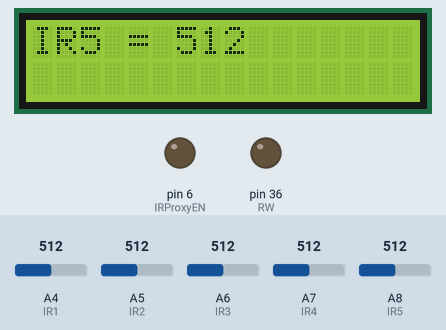
A sketch run on a simulated Arduino Mega 2560, built with avr-gcc and run on an emulated ATmega2560. Parts: 16×2 character LCD, output pins drawn as LEDs (lit = HIGH). The inputs (shaded band) are chosen by the test bench; at power-on: A4 (IR1) = 512, A5 (IR2) = 512, A6 (IR3) = 512, A7 (IR4) = 512, A8 (IR5) = 512.

Above: at 1.2 s.
1.3 s: A4 (IR1) set to 716
At 1.46 s:
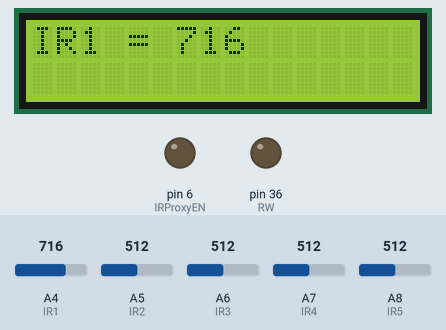
3.0 s: A5 (IR2) set to 716
At 4.25 s:
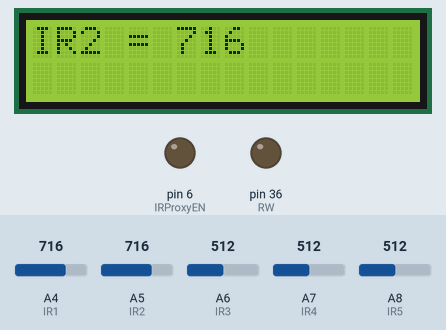
5.6 s: A6 (IR3) set to 716
At 5.77 s:
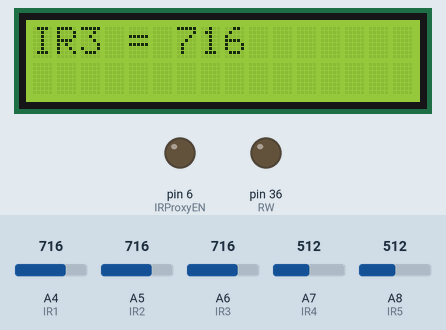
7.3 s: A7 (IR4) set to 716
At 8.56 s:
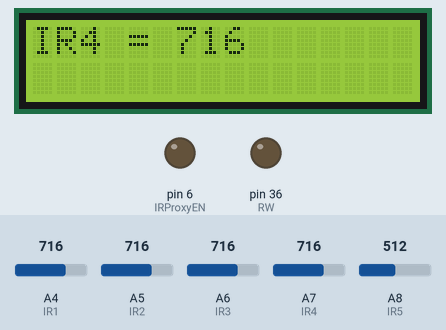
9.9 s: A8 (IR5) set to 716
At 10.09 s:
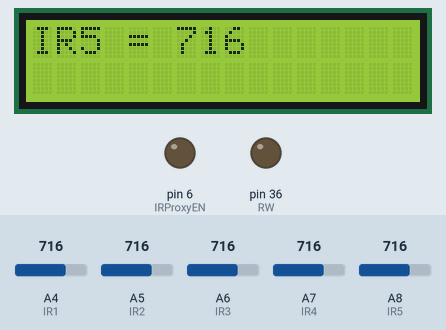
11.6 s: A4 (IR1) set to 992
At 12.88 s:
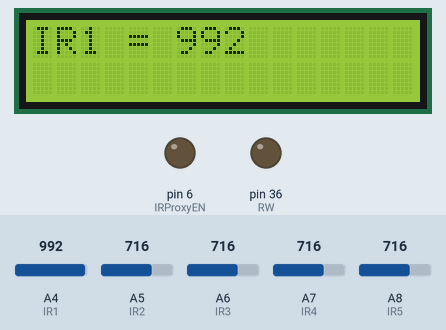
Timing chart, 0 to 14.6 s (numbered marks = the images above; inputs shaded):
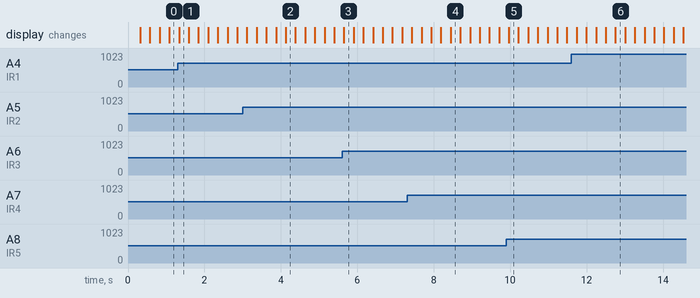

The sketch:

FireBird_V_Sensor_Readings_on_LCD.ino
```cpp
/*
  For more details visit https://www.youtube.com/watch?v=1MGN-idZDAo&t=18s
  */
#include <LiquidCrystal.h>

// initialize the library by associating any needed LCD interface pin
// with the arduino pin number it is connected to
int RS = 37;
int RW = 36;
int EN = 35;
int DS4 = 33;
int DS5 = 32;
int DS6 = 31;
int DS7 = 30;
int LineSensorEN = 39;
int LS1 = A3;
int LS2 = A2;
int LS3 = A1;
int IRProxyEN = 6;
int IR1 = A4;
int IR2 = A5;
int IR3 = A6;
int IR4 = A7;
int IR5 = A8;

LiquidCrystal lcd(RS, EN, DS4, DS5, DS6, DS7);

void setup() {
  pinMode(RW,OUTPUT);
  pinMode(LineSensorEN,OUTPUT);
  pinMode(IRProxyEN,OUTPUT);

  digitalWrite(RW,LOW);
  digitalWrite(LineSensorEN,LOW);
  digitalWrite(IRProxyEN,LOW);
  // set up the LCD's number of columns and rows:
  lcd.begin(16, 2);
}

void loop() {
  lcd.clear();
  lcd.setCursor(0, 0);
  lcd.print("IR1 = ");
  lcd.print(analogRead(IR1));
  delay(250);
  lcd.clear();
  lcd.setCursor(0,0);
  lcd.print("IR2 = ");
  lcd.print(analogRead(IR2));
  delay(250);
  lcd.clear();
  lcd.setCursor(0, 0);
  lcd.print("IR3 = ");
  lcd.print(analogRead(IR3));
  delay(250);
  lcd.clear();
  lcd.setCursor(0,0);
  lcd.print("IR4 = ");
  lcd.print(analogRead(IR4));
  delay(250);
  lcd.clear();
  lcd.setCursor(0,0);
  lcd.print("IR5 = ");
  lcd.print(analogRead(IR5));
  delay(250);
}
```
